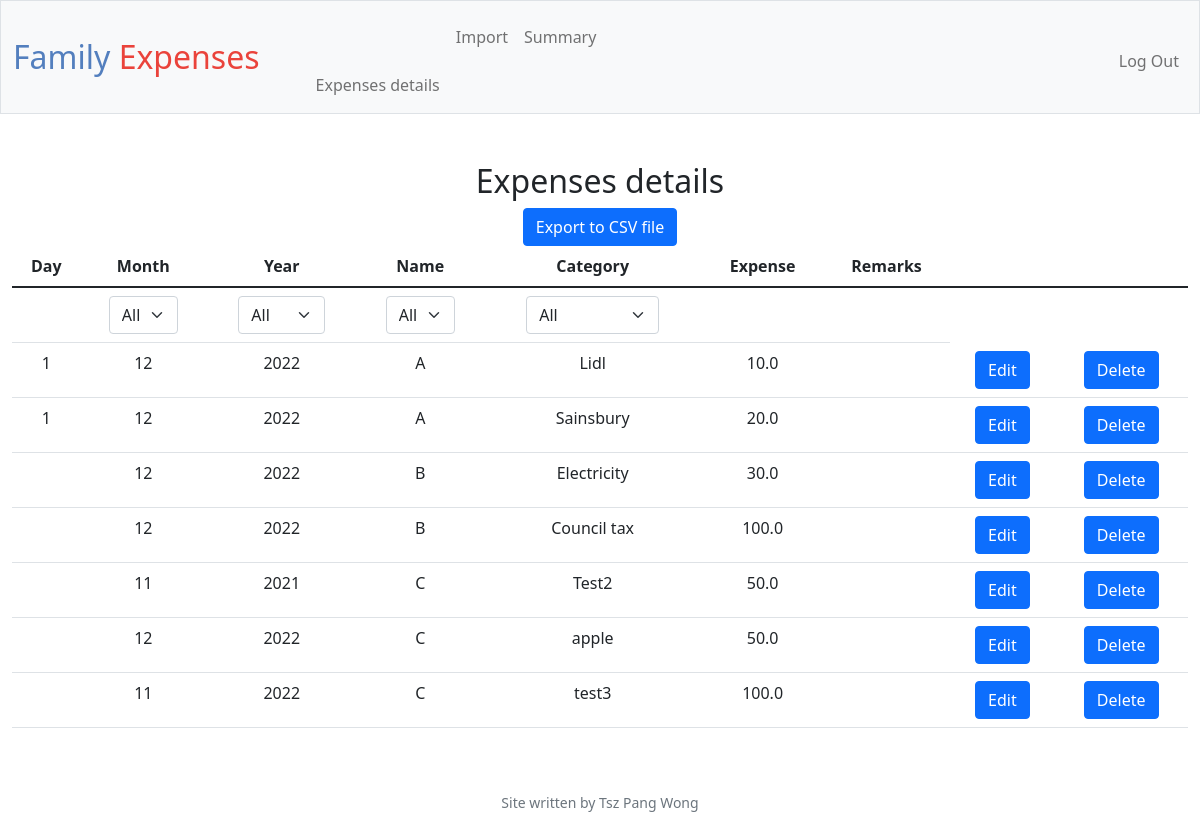
The page / (signed in) on the database its author committed.
### tables this page shows
CREATE TABLE expenses (
row_id INTEGER PRIMARY KEY,
day INTEGER,
month INTEGER NOT NULL,
year INTEGER NOT NULL,
category TEXT NOT NULL,
name TEXT NOT NULL,
expense REAL NOT NULL,
remarks TEXT,
user_id INTEGER NOT NULL,
FOREIGN KEY (user_id) REFERENCES users (id)
ON DELETE CASCADE
ON UPDATE NO ACTION);

### app.py (the view)
@app.route("/")
@login_required
def index():
    if request.method == "GET":
        cursor = connection.cursor()
        total_expenses = cursor.execute("SELECT * FROM expenses WHERE user_id = ?", [(session["user_id"])]).fetchall()
        distinct_month = cursor.execute("SELECT DISTINCT month FROM expenses WHERE user_id = ?", [session["user_id"]]).fetchall()
        distinct_year = cursor.execute("SELECT DISTINCT year FROM expenses WHERE user_id = ?", [session["user_id"]]).fetchall()
        distinct_name = cursor.execute("SELECT DISTINCT name FROM expenses WHERE user_id = ?", [session["user_id"]]).fetchall()
        distinct_category = cursor.execute("SELECT DISTINCT category FROM expenses WHERE user_id = ?", [session["user_id"]]).fetchall()
        load_selected_option = 0
        return render_template("details.html", expenses=total_expenses, d_months=distinct_month, d_years=distinct_year, d_names=distinct_name,d_categories=distinct_category, load_option = load_selected_option)

### app.py (called while the page is built)
@app.after_request
def after_request(response):
    response.headers["Cache-Control"] = "no-cache, no-store, must-revalidate"
    response.headers["Expires"] = 0
    response.headers["Pragma"] = "no-cache"
    return response

### helpers.py (called while the page is built)
def login_required(f):
    @wraps(f)
    def decorated_function(*args, **kwargs):
        if session.get("user_id") is None:
            return redirect("/login")
        return f(*args, **kwargs)
    return decorated_function

### templates/details.html (shortened to what this page needs)
{% extends "layout.html" %}
{% block main %}
    <div><h2>Expenses details</h2></div>
    <div>
        <form action="/export", method ="post">
            <button class="btn btn-primary" type="submit" id="export" name ="export">Export to CSV file</button></td>
        </form>
    </div>
<form action="/select", method = "post", id="filter_select" name="filter_select">
<table class="table">
    <thread>
        <tr>
            <th>Day</th>
            <th>Month</th>
            <th>Year</th>
            <th>Name</th>
            <th>Category</th>
            <th>Expense</th>
            <th>Remarks</th>
            <th></th>
            <th></th>
        </tr>
    </thread>
    <tbody>
        <tr>
            <td></td>
            <td>
                <select class="form-select mx-auto w-auto" id="month" name="month" onchange="select_save_auto_sumbit('month_key', this.value)">
                    <option value ='All'>All</option>
                </select>
            </td>
            <td>
                <select class="form-select mx-auto w-auto" id="year" name="year" onchange="select_save_auto_sumbit('year_key', this.value)">
                    <option value ='All'>All</option>
                </select>
            </td>
            <td>
                <select class="form-select mx-auto w-auto" id="name" name="name" onchange="select_save_auto_sumbit('name_key', this.value)">
                    <option value ='All'>All</option>
                </select>
            </td>
            <td>
                <select class="form-select mx-auto w-auto" id="category" name="category" onchange="select_save_auto_sumbit('category_key', this.value)">
                    <option value ='All'>All</option>
                </select>
            </td>
            <td></td>
            <td></td>
        </tr>
        {% for exp in expenses %}
                <td>{{ exp[1] }}</td>
                <td>{{ exp[2] }}</td>
                <td>{{ exp[3] }}</td>
                <td>{{ exp[5] }}</td>
                <td>{{ exp[4] }}</td>
                <td>{{ exp[6] }}</td>
                <td>{{ exp[7] }}</td>
                <td><button class="btn btn-primary" type="submit" id="edit" name ="edit" value = {{ exp[0] }}>Edit</button></td>
                <td><button class="btn btn-primary" type="submit" onclick="return confirm('Are you sure?')" id="delete" name ="delete" value = {{ exp[0] }}>Delete</button></td>
        {% endfor %}
    </tbody>
</table>
</form>
{% endblock %}

### templates/layout.html (shortened to what this page needs)
<!DOCTYPE html>
<html lang="en">
    <head>
        <link href="https://cdn.jsdelivr.net/npm/bootstrap@5.1.3/dist/css/bootstrap.min.css" rel="stylesheet">
        <link href="/static/styles.css" rel="stylesheet">
    </head>
    <body>
        <nav class="bg-light border navbar navbar-expand-md navbar-light">
            <div class="container-fluid">
                <a class="navbar-brand"><span class="blue">Family</span><span class="red"> Expenses</span>
                <div class="collapse navbar-collapse" id="navbar">
                    {% if session["user_id"] %}
                        <ul class="navbar-nav me-auto mt-2">
                            <li class="nav-item"><a class="nav-link" href="/">Expenses details</a></li>
                            <li class="nav-item"><a class="nav-link" href="/dataimport">Import</a></li>
                            <li class="nav-item"><a class="nav-link" href="/summary">Summary</a></li>
                        </ul>
                        <ul class="navbar-nav ms-auto mt-2">
                            <li class="nav-item"><a class="nav-link" href="/logout">Log Out</a></li>
                        </ul>
                    {% else %}
                        <ul class="navbar-nav ms-auto mt-2">
                            <li class="nav-item"><a class="nav-link" href="/register">Register</a></li>
                            <li class="nav-item"><a class="nav-link" href="/login">Log In</a></li>
                        </ul>
                    {% endif %}
                </div>
            </div>
        </nav>
        <main class="container-fluid py-5 text-center">
            {% block main %}{% endblock %}
        </main>
        <footer class="mb-5 small text-center text-muted">
           Site written by Tsz Pang Wong
        </footer>
    </body>
</html>

### static/styles.css (style rules this page uses)
nav .navbar-brand { font-size: xx-large; }
nav .navbar-brand .blue { color: #537fbe; }
nav .navbar-brand .red { color: #ea433b; }

### rows shown on the page
expenses: day "1", month "12", year "2022", name "A", category "Lidl", expense "10.0", {{ exp[0] }} 5 (drawn)
expenses: day "1", month "12", year "2022", name "A", category "Sainsbury", expense "20.0", {{ exp[0] }} 6 (drawn)
expenses: month "12", year "2022", name "B", category "Electricity", expense "30.0", {{ exp[0] }} 7 (drawn)
expenses: month "12", year "2022", name "B", category "Council tax", expense "100.0", {{ exp[0] }} 8 (drawn)
expenses: month "11", year "2021", name "C", category "Test2", expense "50.0", {{ exp[0] }} 9 (drawn)
expenses: month "12", year "2022", name "C", category "apple", expense "50.0", {{ exp[0] }} 10 (drawn)
expenses: month "11", year "2022", name "C", category "test3", expense "100.0"
